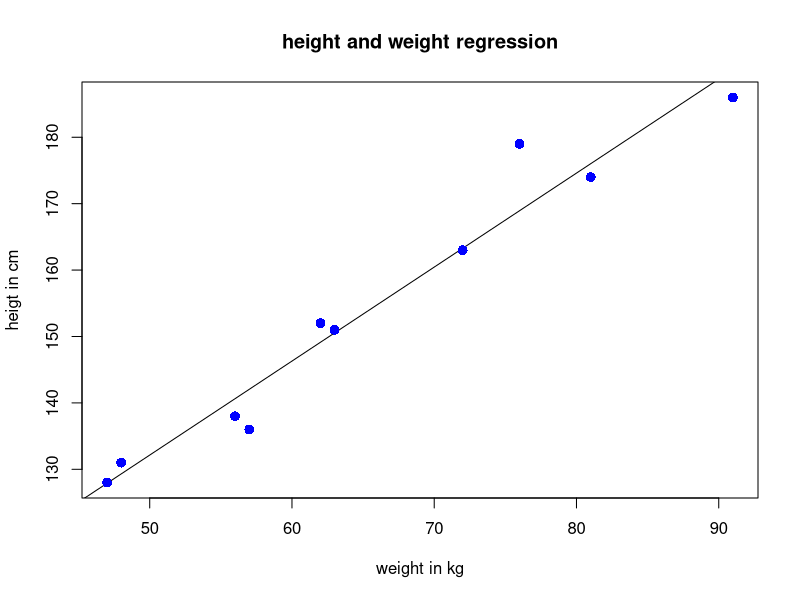

This figure's R source:
#create the predictor and response variable
x<-c(151,174,138,186,128,136,179,163,152,131)
y<-c(63,81,56,91,47,57,76,72,62,48)
relation<-lm(y~x)
#give the chart file a name
png(file="line aggregression.png")
#plot the graph
plot(y,x,col="blue",main="height and weight regression",
     abline(lm(x~y)),
     cex=1.3,pch=16,
     xlab="weight in kg",
     ylab="heigt in cm")
#save the file
dev.off()